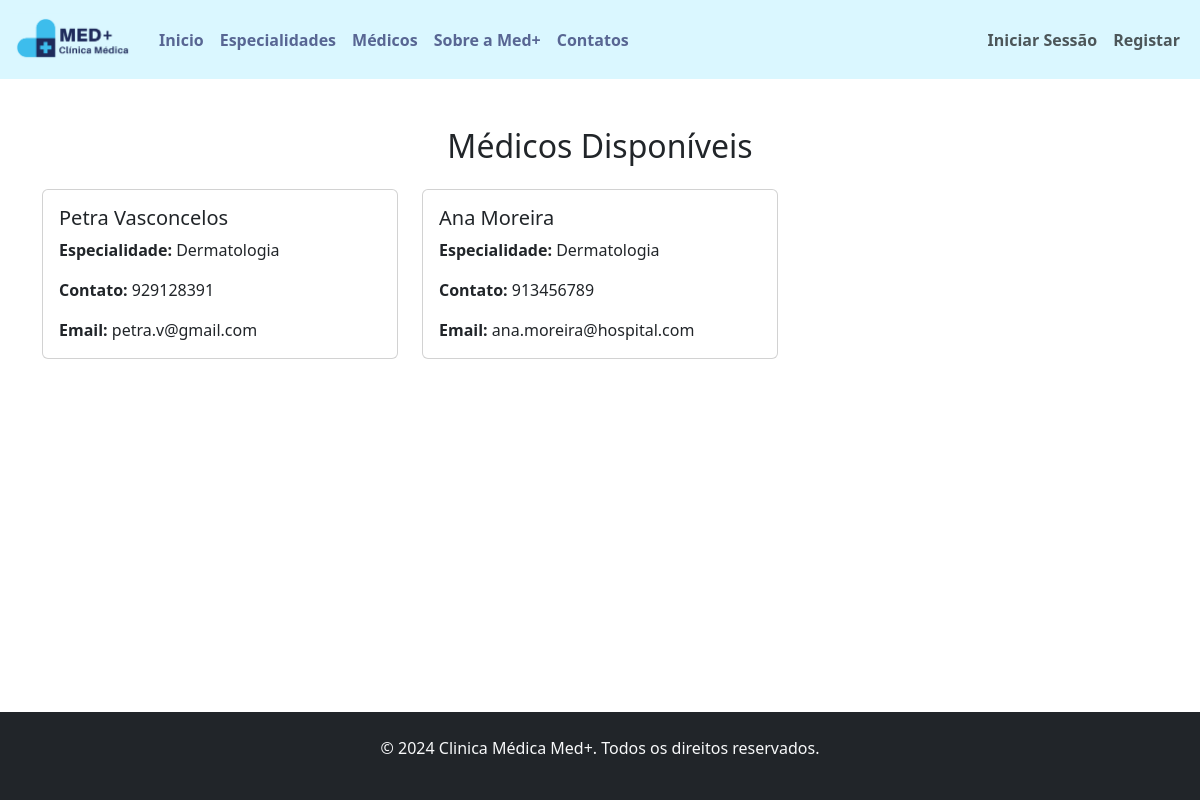
Page /medicos.php?especialidade=2 on the committed database.
### tables this page shows
CREATE TABLE IF NOT EXISTS `medicos` (
  `id_medico` int NOT NULL AUTO_INCREMENT,
  `nome` varchar(100) DEFAULT NULL,
  `apelido` varchar(100) DEFAULT NULL,
  `id_especialidade` int DEFAULT NULL,
  `contato` varchar(15) DEFAULT NULL,
  `email` varchar(100) DEFAULT NULL,
  `user_id` int DEFAULT NULL,
  PRIMARY KEY (`id_medico`),
  KEY `fk_espMedico` (`id_especialidade`),
  KEY `fk_user_id_medico` (`user_id`)
);

CREATE TABLE IF NOT EXISTS `especialidades` (
  `id_especialidade` int NOT NULL AUTO_INCREMENT,
  `nome_especialidade` varchar(100) DEFAULT NULL,
  PRIMARY KEY (`id_especialidade`)
);

### medicos.php (the view, shortened to what this page needs)
<?php
include 'db_connect.php';
if (isset($_GET['especialidade'])) {
    $id_especialidade = $_GET['especialidade'];
    $sql = "SELECT medicos.nome, medicos.apelido, medicos.contato, medicos.email, especialidades.nome_especialidade
            FROM medicos
            JOIN especialidades ON medicos.id_especialidade = especialidades.id_especialidade
            WHERE medicos.id_especialidade = ?";
    $stmt = $conn->prepare($sql);
    $stmt->bind_param('i', $id_especialidade);
    $stmt->execute();
    $result = $stmt->get_result();
} else {
    $sql = "SELECT medicos.nome, medicos.apelido, medicos.contato, medicos.email, especialidades.nome_especialidade
            FROM medicos
            JOIN especialidades ON medicos.id_especialidade = especialidades.id_especialidade";
    $result = $conn->query($sql);
}
?>
<!DOCTYPE html>
<html lang="PT-PT">
<head>
    <link rel="stylesheet" href="css/styles.css">
    <link href="https://cdn.jsdelivr.net/npm/bootstrap@5.3.0/dist/css/bootstrap.min.css" rel="stylesheet">
</head>
<body>
    <nav class="navbar navbar-expand-lg navbar-light">
        <div class="container-fluid">
            <a class="navbar-brand" href="index.php"><img src="assets/logo.png" alt="Clinica Logo" height="53"></a>
            <div class="collapse navbar-collapse" id="navbarNav">
                <ul class="navbar-nav ms-center">
                    <li class="nav-item"><a class="nav-link" href="index.php" style="color: #586693">Inicio</a></li>
                    <li class="nav-item"><a class="nav-link" href="specialities.php" style="color: #586693">Especialidades</a></li>
                    <li class="nav-item"><a class="nav-link" href="doctors.php" style="color: #586693">Médicos</a></li>
                    <li class="nav-item"><a class="nav-link" href="about.php" style="color: #586693">Sobre a Med+</a></li>
                    <li class="nav-item"><a class="nav-link" href="contact.php" style="color: #586693">Contatos</a></li>
                </ul>
            </div>
            <div>
                <ul class="navbar-nav navbar-right">
                    <li class="nav-item"><a class="nav-link" href="login.php">Iniciar Sessão</a></li>
                    <li class="nav-item"><a class="nav-link" href="register.php">Registar</a></li>
                </ul>
            </div>
        </div>
    </nav>
    <div class="container mt-5">
        <h2 class="text-center mb-4">Médicos Disponíveis</h2>
        <div class="row">
            <?php
            if ($result->num_rows > 0) {
                while ($medico = $result->fetch_assoc()) {
                    echo "<div class='col-md-4 mb-4'>";
                    echo "<div class='card'>";
                    echo "<div class='card-body'>";
                    echo "<h5 class='card-title'>" . $medico['nome'] . " " . $medico['apelido'] . "</h5>";
                    echo "<p class='card-text'><strong>Especialidade:</strong> " . $medico['nome_especialidade'] . "</p>";
                    echo "<p class='card-text'><strong>Contato:</strong> " . $medico['contato'] . "</p>";
                    echo "<p class='card-text'><strong>Email:</strong> " . $medico['email'] . "</p>";
                    echo "</div>";
                    echo "</div>";
                    echo "</div>";
                }
            } else {
                echo "<p class='text-center'>Nenhum médico encontrado para esta especialidade.</p>";
            }
            ?>
        </div>
    </div>
    <footer class="bg-dark text-light text-center p-4">
        <p>&copy; 2024 Clinica Médica Med+. Todos os direitos reservados.</p>
    </footer>
</body>
</html>

### css/styles.css (style rules this page uses)
* { margin: 0; padding: 0; box-sizing: border-box; }
html, body { height: 100%; display: flex; flex-direction: column; }
.navbar { background-color: #daf7ff; padding: 1rem 2rem; font-weight: bold; }
.navbar-brand { font-weight: bold; font-size: 1.5rem; }
.container { flex: 1; }
footer { background-color: #343a40; color: white; text-align: center; padding: 1rem 0; position: relative; width: 100%; bottom: 0; margin-top: auto; }

### rows in the picture
medicos: nome "Petra", apelido "Vasconcelos", id_especialidade.nome_especialidade "Dermatologia", contato "929128391", email "petra.v@gmail.com"
medicos: nome "Ana", apelido "Moreira", id_especialidade.nome_especialidade "Dermatologia", contato "913456789", email "ana.moreira@hospital.com"
